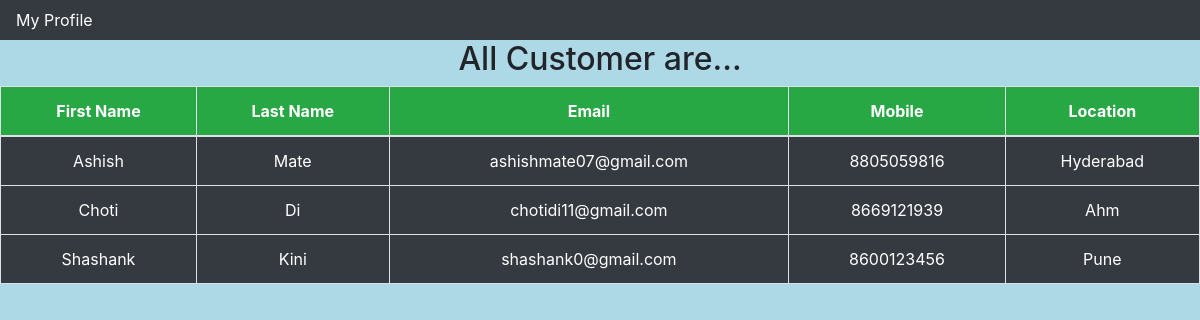
Screenshot of /all_customers/ with the database file from the repository.
### crmapps/models.py (models this page shows, shortened)
class Customers(models.Model):
    first_name = models.CharField(max_length=50,null=True,blank=True)
    last_name = models.CharField(max_length=50,null=True,blank=True)
    email = models.EmailField(max_length=50,null=True,blank=True)
    mobile = models.BigIntegerField(null=True,blank=True)
    location = models.CharField(max_length=100,null=True,blank=True)
    created_date = models.DateField(auto_now=True,null=True,blank=True)

### crmapps/views.py (the view)
# urls.py: path('all_customers/',views.all_customers,name='all_customers'),
def all_customers(request):
    customers = Customers.objects.all()
    context = {'customers': customers}
    return render(request, 'accounts/all_customers.html', context)

### templates/accounts/all_customers.html (shortened to what this page needs)
{% extends 'accounts/base.html' %}
{% block content %}
<h2 class="text-center">All Customer are...</h2>
    {% if customers %}
        <table class="table table-bordered text-center">
            <thead class="bg-success text-white">
            <tr>
                <th>First Name</th>
                <th>Last Name</th>
                <th>Email</th>
                <th>Mobile</th>
                <th>Location</th>
            </tr>
            </thead>
            <tbody class="bg-dark text-white">
            {% for i in customers %}
                <tr>
                    <td>{{ i.first_name }}</td>
                    <td>{{ i.last_name }}</td>
                    <td>{{ i.email }}</td>
                    <td>{{ i.mobile }}</td>
                    <td>{{ i.location }}</td>
                </tr>
            {% endfor %}
            </tbody>
        </table>
    {% else %}
        <h1>No Customers</h1>
    {% endif %}
{% endblock %}

### templates/accounts/all_customers.html (style rules this page uses)
body { background-color: lightblue; }

### rows the page displays
Customers: first_name "Ashish", last_name "Mate", email "ashishmate07@gmail.com", mobile "8805059816", location "Hyderabad"
Customers: first_name "Choti", last_name "Di", email "chotidi11@gmail.com", mobile "8669121939", location "Ahm"
Customers: first_name "Shashank", last_name "Kini", email "shashank0@gmail.com", mobile "8600123456", location "Pune"
